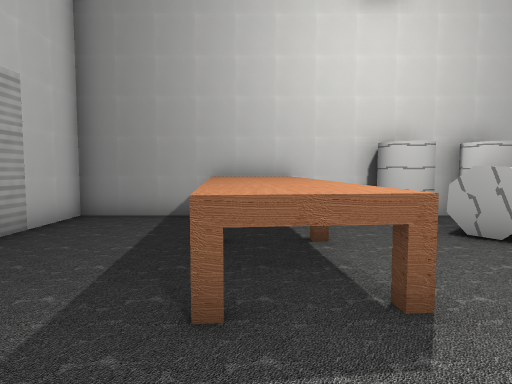
View 1 (above)

12 first-person views from a walk through a 3-D level made in the Unity game engine. The camera is 1.2 m above the floor, tilts 4° down and sees 75° across. The floor is counted in squares, 1 m on a side. Each view is taken from the middle of a square. On the plan, view 1 faces up. The plan holds only what a view shows up to about 14 squares ahead; the rest is blank.

View 2
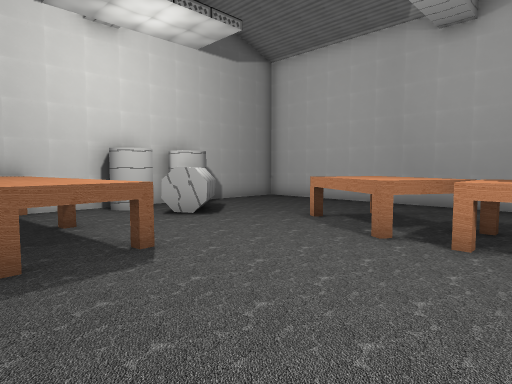

View 3
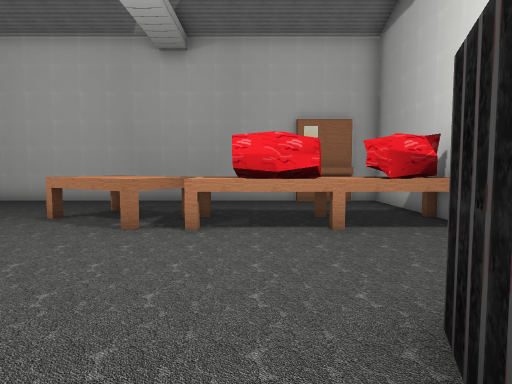

View 4
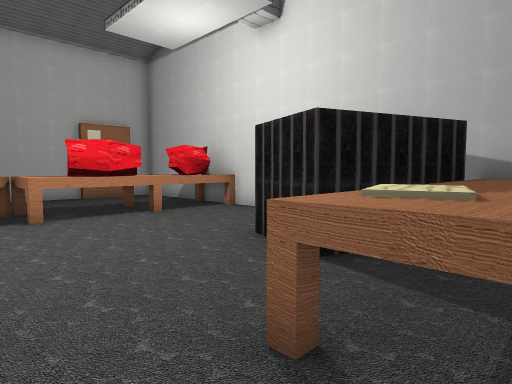

View 5
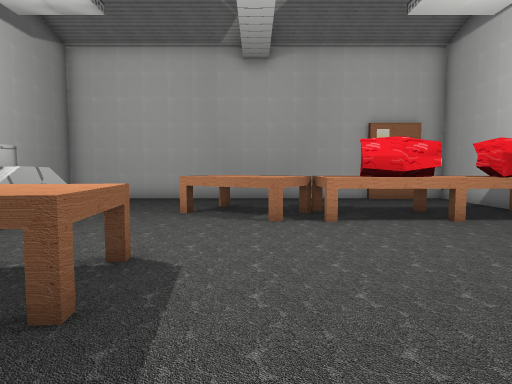

View 6
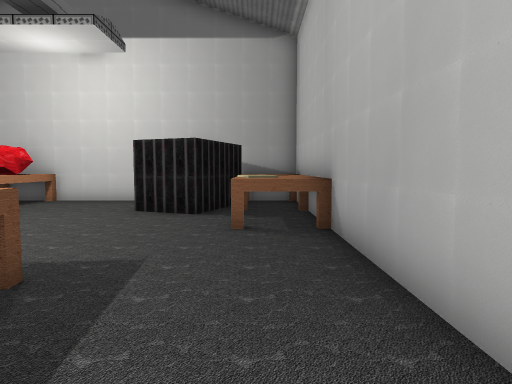

View 7
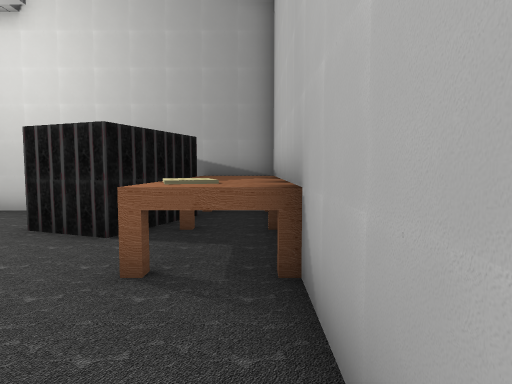

View 8
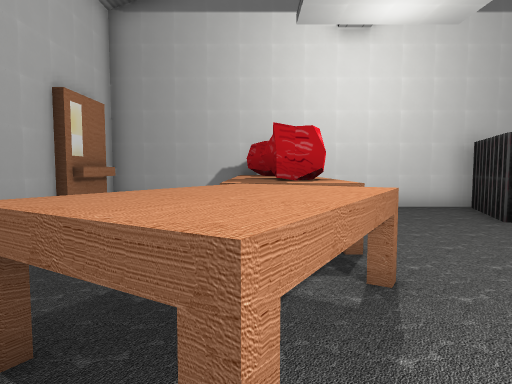

View 9
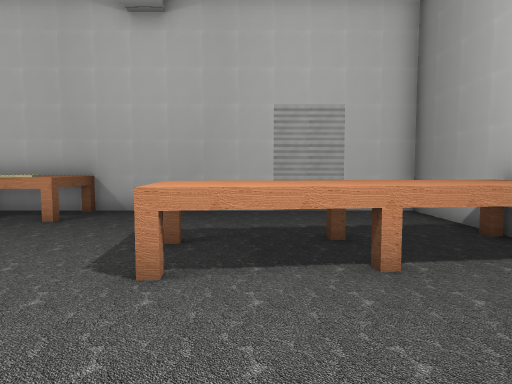

View 10
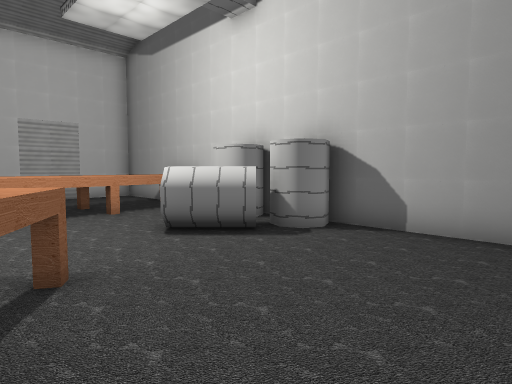

View 11
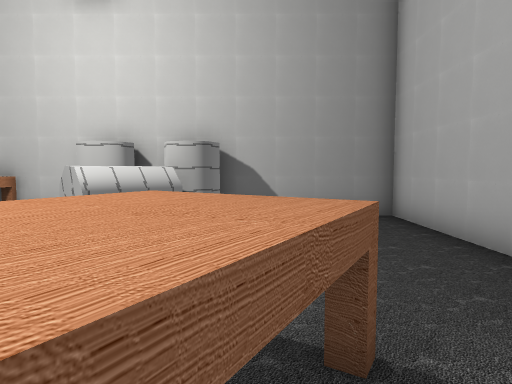

View 12
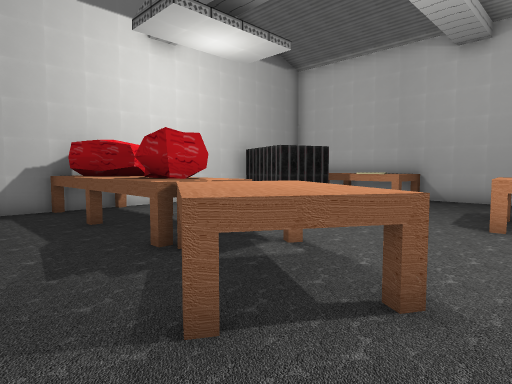

### Floor plan
Key: @ floor where view 1 was taken; # wall or solid block; . floor; = window, fence, low wall or low ledge; ^ raised ledge.
Columns run from 5 left of view 1 to 11 right of it. Each row starts with its distance up from view 1.
  9 #########  ######
  8 #...^^^.####....#
  7 #...^^^.#^^#....#
  6 #...^^^..^#.....#
  5 #...^^^.........#
  4 #....^^.........#
  3 #....^^....^....#
  2 #..........^^=..#
  1 #.........^^^...#
  0 #....@....^^....#
 -1 #^^.......^^....#
 -2 #^^.......#^....#
 -3 #^^.##....#^....#
 -4 #^^###....^^...##
 -5 #^^###....##...##
 -6 #^^##.....##....#
 -7 #################

Positions as (right, up) in squares from view 1, and headings:
1: (0, 0), facing up
2: (-1, -2), facing up-right
3: (-2, -2), facing right
4: (-4, 1), facing down-right
5: (-3, 1), facing right
6: (-3, 6), facing down
7: (-4, 3), facing down
8: (6, 4), facing down
9: (5, 4), facing left
10: (10, 2), facing up-left
11: (7, 0), facing up
12: (9, 4), facing down-left
